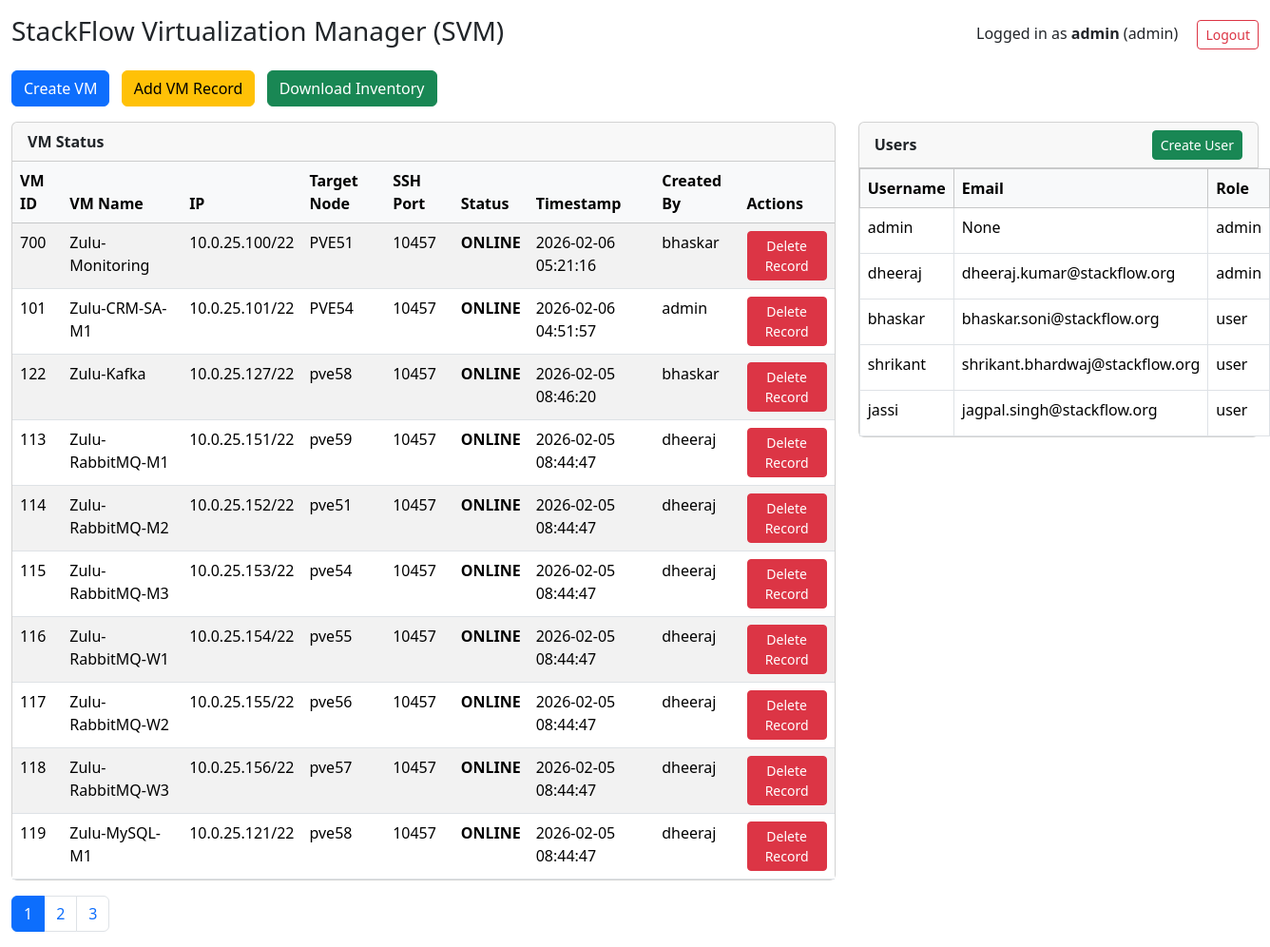
The page /dashboard (signed in) on the database as committed earlier.
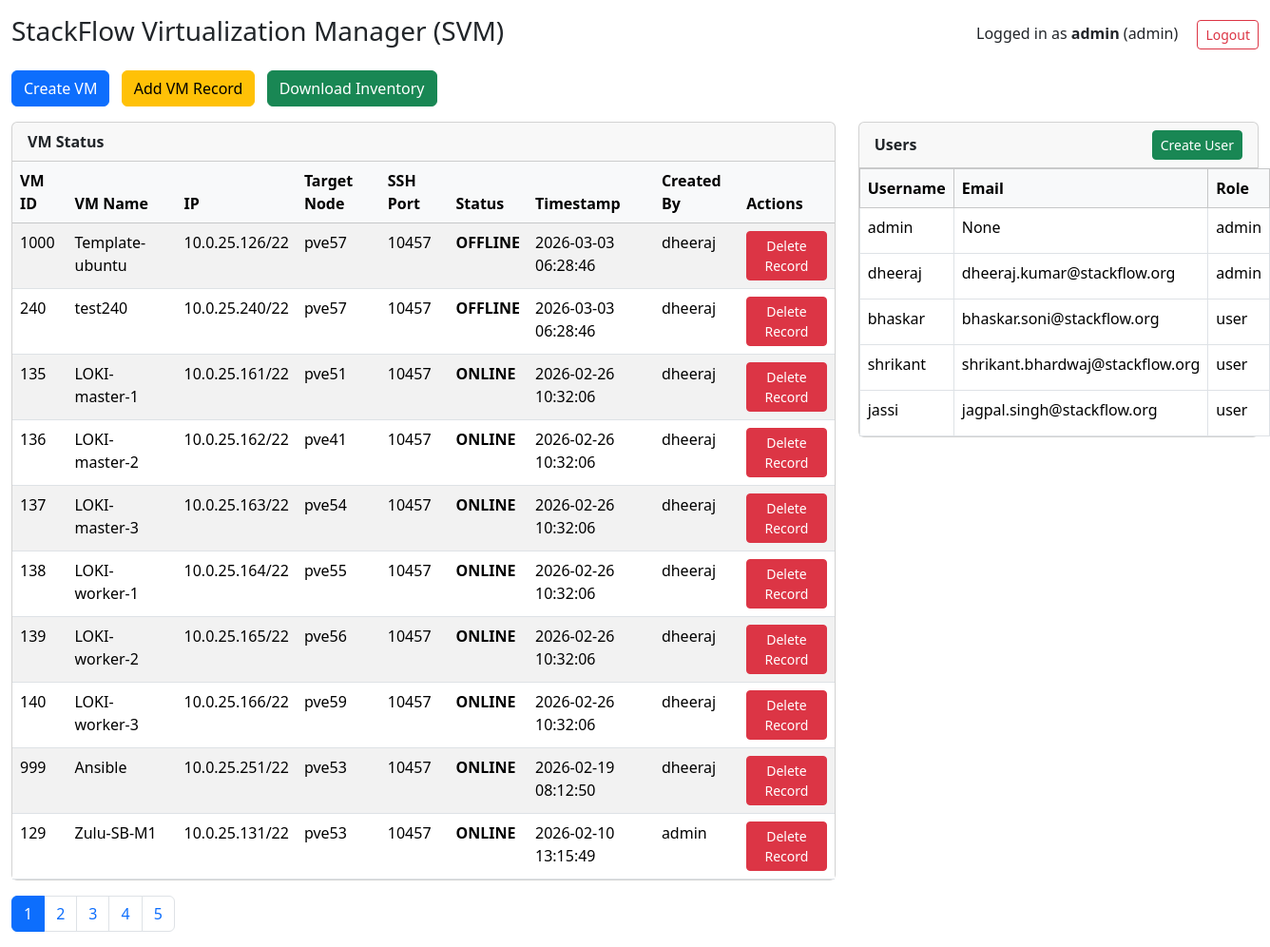
The same page on the database as committed later.
### tables this page shows
CREATE TABLE vm_status (
        vmid TEXT PRIMARY KEY,
        vmname TEXT,
        ipaddr TEXT,
        target_node TEXT,
        ssh_port INTEGER,
        ssh_status TEXT,
        timestamp INTEGER,
        created_by TEXT
    , port_status TEXT, ports TEXT, disksize INTEGER DEFAULT 20, master_ip TEXT, cluster_name TEXT, extra_vars TEXT);

CREATE TABLE users (
            id INTEGER PRIMARY KEY AUTOINCREMENT,
            username TEXT UNIQUE NOT NULL,
            password TEXT NOT NULL
        , role TEXT DEFAULT 'user', email TEXT);

### app.py (the view)
@app.route("/dashboard")
@login_required
def dashboard():
    page = int(request.args.get("page", 1))
    per_page = int(request.args.get("per_page", 10))
    offset = (page-1)*per_page
    conn = sqlite3.connect(DB_PATH)
    c = conn.cursor()
    c.execute("SELECT COUNT(*) FROM vm_status")
    total_vms = c.fetchone()[0]
    c.execute(f"""
        SELECT vmid, vmname, ipaddr, target_node,
               ssh_port, ssh_status, timestamp, created_by
        FROM vm_status
        ORDER BY timestamp DESC
        LIMIT {per_page} OFFSET {offset}
    """)
    rows = c.fetchall()
    users = []
    if session["role"] == "admin":
        c.execute("SELECT username, email, role FROM users")
        users = c.fetchall()
    conn.close()
    vms = []
    for r in rows:
        vms.append({
            "vmid": r[0],
            "vmname": r[1],
            "ipaddr": r[2],
            "target_node": r[3],
            "ssh_port": r[4],
            "ssh_status": r[5],
            "timestamp": time.strftime("%Y-%m-%d %H:%M:%S", time.localtime(r[6])),
            "created_by": r[7]
        })
    total_pages = (total_vms + per_page - 1) // per_page
    return render_template(
        "dashboard.html",
        vms=vms,
        users=users,
        role=session["role"],
        username=session["username"],
        page=page,
        per_page=per_page,
        total_pages=total_pages
    )

### app.py (called while the page is built)
def login_required(f):
    @wraps(f)
    def wrap(*args, **kwargs):
        if "username" not in session:
            return redirect(url_for("login"))
        return f(*args, **kwargs)
    return wrap

### templates/dashboard.html (shortened to what the changed rows need)
<!DOCTYPE html>
<html lang="en">
<head>
<link href="https://cdn.jsdelivr.net/npm/bootstrap@5.3.3/dist/css/bootstrap.min.css" rel="stylesheet">
</head>
<body>
<div class="container-fluid mt-3">
<div class="row">
<div class="col-md-8">
    <div class="card mb-3">
        <div class="card-body p-0">
            <table class="table table-striped table-hover mb-0">
                <thead class="table-light">
                    <tr>
                        <th>VM ID</th>
                        <th>VM Name</th>
                        <th>IP</th>
                        <th>Target Node</th>
                        <th>SSH Port</th>
                        <th>Status</th>
                        <th>Timestamp</th>
                        <th>Created By</th>
                        {% if role == 'admin' %}
                        <th>Actions</th>
                        {% endif %}
                    </tr>
                </thead>
                <tbody>
                {% for vm in vms %}
                    <tr>
                        <td>{{ vm.vmid }}</td>
                        <td>{{ vm.vmname }}</td>
                        <td>{{ vm.ipaddr }}</td>
                        <td>{{ vm.target_node }}</td>
                        <td>{{ vm.ssh_port }}</td>
                        <td class="status-{{ vm.ssh_status }}">{{ vm.ssh_status }}</td>
                        <td>{{ vm.timestamp }}</td>
                        <td>{{ vm.created_by }}</td>
                        {% if role == 'admin' %}
                        <td>
                            <a href="{{ url_for('delete_vm', vmid=vm.vmid) }}"
                               class="btn btn-sm btn-danger"
                               onclick="return confirm('Delete VM {{ vm.vmid }}?')">
                               Delete Record
                            </a>
                        </td>
                        {% endif %}
                    </tr>
                {% endfor %}
                </tbody>
            </table>
        </div>
    </div>
    <nav>
      <ul class="pagination">
        {% for p in range(1, total_pages + 1) %}
        <li class="page-item {% if p == page %}active{% endif %}">
            <a class="page-link"
               href="{{ url_for('dashboard', page=p, per_page=per_page) }}">
               {{ p }}
            </a>
        </li>
        {% endfor %}
      </ul>
    </nav>
</div>
{% if role == 'admin' %}
<div class="col-md-4">
    <div class="card mb-3">
        <div class="card-body p-0">
            <table class="table table-bordered table-hover mb-0">
                <thead class="table-light">
                    <tr>
                        <th>Username</th>
                        <th>Email</th>
                        <th>Role</th>
                    </tr>
                </thead>
                <tbody>
                {% for user in users %}
                    <tr>
                        <td>{{ user[0] }}</td>
                        <td>{{ user[1] }}</td>
                        <td>{{ user[2] }}</td>
                    </tr>
                {% endfor %}
                </tbody>
            </table>
        </div>
    </div>
</div>
{% endif %}
</div>
</div>
</body>
</html>

Rows that differ between the two databases and show on the page:
no longer on this page (row unchanged): vm_status: vmid "700", vmname "Zulu-Monitoring", ipaddr "10.0.25.100/22", target_node "PVE51", ssh_port "10457", ssh_status "ONLINE", timestamp "2026-02-06 05:21:16", created_by "bhaskar"
no longer on this page (row unchanged): vm_status: vmid "101", vmname "Zulu-CRM-SA-M1", ipaddr "10.0.25.101/22", target_node "PVE54", ssh_port "10457", ssh_status "ONLINE", timestamp "2026-02-06 04:51:57", created_by "admin"
no longer on this page (row unchanged): vm_status: vmid "122", vmname "Zulu-Kafka", ipaddr "10.0.25.127/22", target_node "pve58", ssh_port "10457", ssh_status "ONLINE", timestamp "2026-02-05 08:46:20", created_by "bhaskar"
no longer on this page (row unchanged): vm_status: vmid "113", vmname "Zulu-RabbitMQ-M1", ipaddr "10.0.25.151/22", target_node "pve59", ssh_port "10457", ssh_status "ONLINE", timestamp "2026-02-05 08:44:47", created_by "dheeraj"
no longer on this page (row unchanged): vm_status: vmid "114", vmname "Zulu-RabbitMQ-M2", ipaddr "10.0.25.152/22", target_node "pve51", ssh_port "10457", ssh_status "ONLINE", timestamp "2026-02-05 08:44:47", created_by "dheeraj"
no longer on this page (row unchanged): vm_status: vmid "115", vmname "Zulu-RabbitMQ-M3", ipaddr "10.0.25.153/22", target_node "pve54", ssh_port "10457", ssh_status "ONLINE", timestamp "2026-02-05 08:44:47", created_by "dheeraj"
no longer on this page (row unchanged): vm_status: vmid "116", vmname "Zulu-RabbitMQ-W1", ipaddr "10.0.25.154/22", target_node "pve55", ssh_port "10457", ssh_status "ONLINE", timestamp "2026-02-05 08:44:47", created_by "dheeraj"
no longer on this page (row unchanged): vm_status: vmid "117", vmname "Zulu-RabbitMQ-W2", ipaddr "10.0.25.155/22", target_node "pve56", ssh_port "10457", ssh_status "ONLINE", timestamp "2026-02-05 08:44:47", created_by "dheeraj"
no longer on this page (row unchanged): vm_status: vmid "118", vmname "Zulu-RabbitMQ-W3", ipaddr "10.0.25.156/22", target_node "pve57", ssh_port "10457", ssh_status "ONLINE", timestamp "2026-02-05 08:44:47", created_by "dheeraj"
no longer on this page (row unchanged): vm_status: vmid "119", vmname "Zulu-MySQL-M1", ipaddr "10.0.25.121/22", target_node "pve58", ssh_port "10457", ssh_status "ONLINE", timestamp "2026-02-05 08:44:47", created_by "dheeraj"
added vm_status: vmid "1000", vmname "Template-ubuntu", ipaddr "10.0.25.126/22", target_node "pve57", ssh_port "10457", ssh_status "OFFLINE", timestamp "2026-03-03 06:28:46", created_by "dheeraj"
added vm_status: vmid "240", vmname "test240", ipaddr "10.0.25.240/22", target_node "pve57", ssh_port "10457", ssh_status "OFFLINE", timestamp "2026-03-03 06:28:46", created_by "dheeraj"
added vm_status: vmid "135", vmname "LOKI-master-1", ipaddr "10.0.25.161/22", target_node "pve51", ssh_port "10457", ssh_status "ONLINE", timestamp "2026-02-26 10:32:06", created_by "dheeraj"
added vm_status: vmid "136", vmname "LOKI-master-2", ipaddr "10.0.25.162/22", target_node "pve41", ssh_port "10457", ssh_status "ONLINE", timestamp "2026-02-26 10:32:06", created_by "dheeraj"
added vm_status: vmid "137", vmname "LOKI-master-3", ipaddr "10.0.25.163/22", target_node "pve54", ssh_port "10457", ssh_status "ONLINE", timestamp "2026-02-26 10:32:06", created_by "dheeraj"
added vm_status: vmid "138", vmname "LOKI-worker-1", ipaddr "10.0.25.164/22", target_node "pve55", ssh_port "10457", ssh_status "ONLINE", timestamp "2026-02-26 10:32:06", created_by "dheeraj"
added vm_status: vmid "139", vmname "LOKI-worker-2", ipaddr "10.0.25.165/22", target_node "pve56", ssh_port "10457", ssh_status "ONLINE", timestamp "2026-02-26 10:32:06", created_by "dheeraj"
added vm_status: vmid "140", vmname "LOKI-worker-3", ipaddr "10.0.25.166/22", target_node "pve59", ssh_port "10457", ssh_status "ONLINE", timestamp "2026-02-26 10:32:06", created_by "dheeraj"
added vm_status: vmid "999", vmname "Ansible", ipaddr "10.0.25.251/22", target_node "pve53", ssh_port "10457", ssh_status "ONLINE", timestamp "2026-02-19 08:12:50", created_by "dheeraj"
added vm_status: vmid "129", vmname "Zulu-SB-M1", ipaddr "10.0.25.131/22", target_node "pve53", ssh_port "10457", ssh_status "ONLINE", timestamp "2026-02-10 13:15:49", created_by "admin"
Other text that changed with them:
new list line: "4"
new list line: "5"
